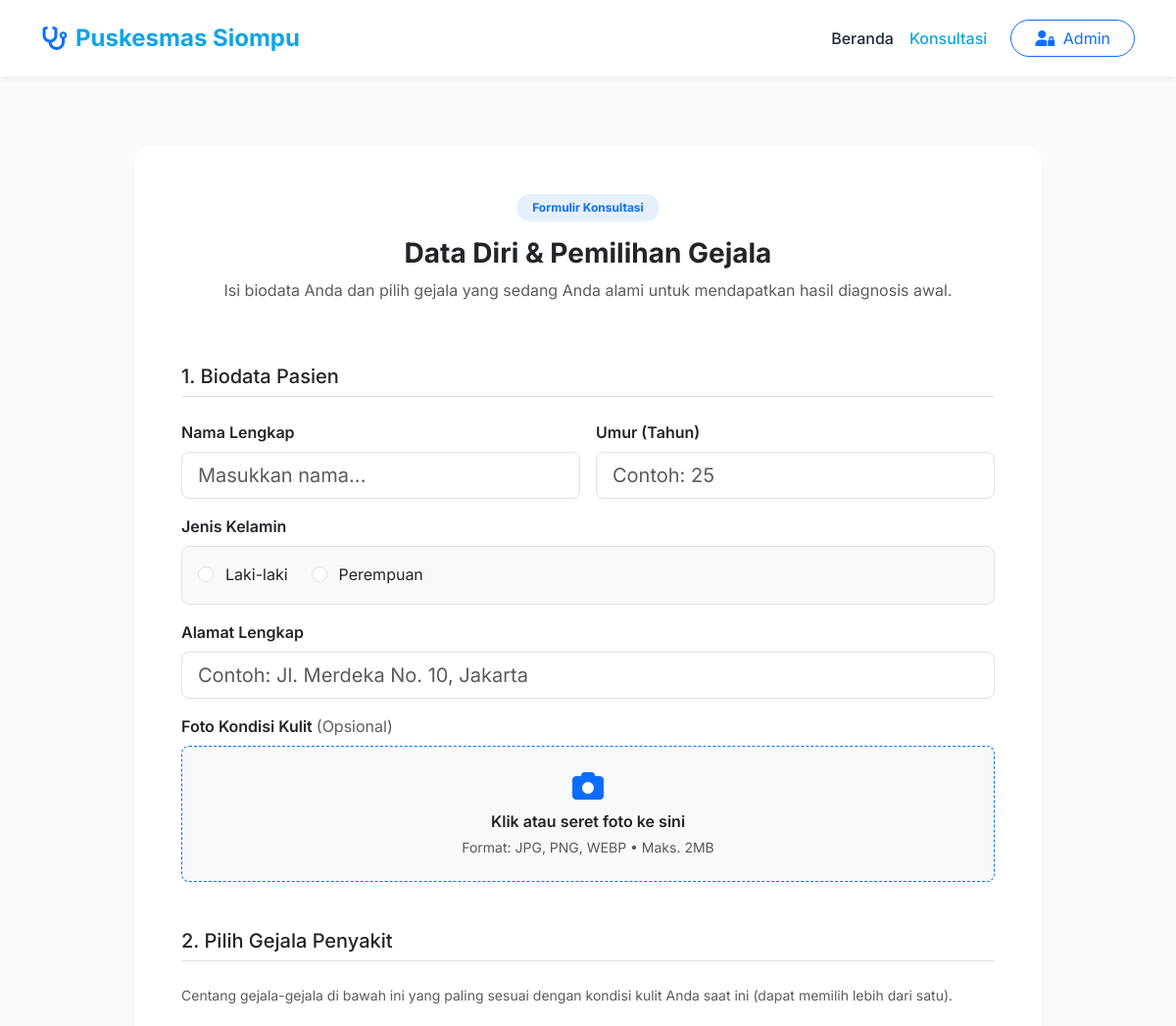
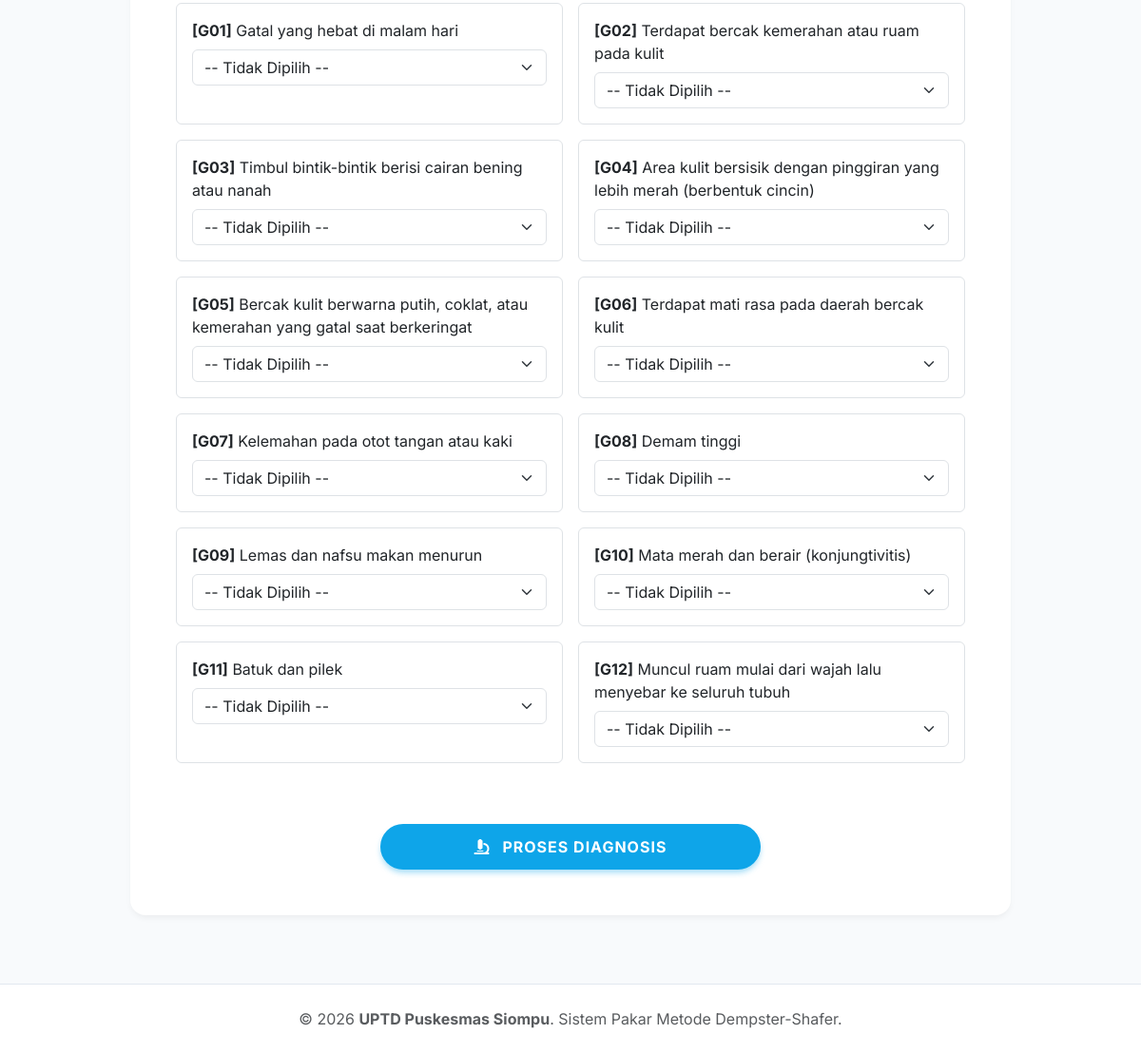
The page /konsultasi.php on the database its author committed (2 pictures, top to bottom).
### tables this page shows
CREATE TABLE `gejala` (
  `kode_gejala` varchar(10) NOT NULL,
  `nama_gejala` varchar(255) NOT NULL,
  PRIMARY KEY (`kode_gejala`)
);

### konsultasi.php (the view, shortened to what this page needs)
<?php
require_once 'includes/header.php';
$query_gejala = "SELECT * FROM gejala ORDER BY kode_gejala ASC";
$result_gejala = mysqli_query($koneksi, $query_gejala);
$gejalaList = [];
while ($row = mysqli_fetch_assoc($result_gejala)) {
    $gejalaList[] = $row;
}
?>
<div class="container py-5">
    <div class="row justify-content-center">
        <div class="col-lg-10">
            <div class="card card-custom p-4 p-md-5">
                <div class="text-center mb-5">
                    <span class="badge bg-primary bg-opacity-10 text-primary mb-3 px-3 py-2 rounded-pill">Formulir Konsultasi</span>
                    <h2 class="fw-bold fs-3 text-dark">Data Diri & Pemilihan Gejala</h2>
                    <p class="text-muted">Isi biodata Anda dan pilih gejala yang sedang Anda alami untuk mendapatkan hasil diagnosis awal.</p>
                </div>
                <form action="hasil.php" method="POST" enctype="multipart/form-data">
                    <h4 class="mb-4 fs-5 border-bottom pb-2">1. Biodata Pasien</h4>
                    <div class="row g-3 mb-5">
                        <div class="col-md-6">
                            <label class="form-label fw-semibold">Nama Lengkap</label>
                            <input type="text" name="nama_pasien" class="form-control form-control-lg" placeholder="Masukkan nama..." required>
                        </div>
                        <div class="col-md-6">
                            <label class="form-label fw-semibold">Umur (Tahun)</label>
                            <input type="number" name="umur" class="form-control form-control-lg" placeholder="Contoh: 25" min="1" max="120" required>
                        </div>
                        <div class="col-md-12">
                            <label class="form-label fw-semibold">Jenis Kelamin</label>
                            <div class="d-flex gap-4 border p-3 rounded-3 bg-light">
                                <div class="form-check cursor-pointer">
                                    <input class="form-check-input mt-1" type="radio" name="jenis_kelamin" id="jl_l" value="Laki-laki" required>
                                    <label class="form-check-label ps-1" for="jl_l" style="cursor: pointer;">Laki-laki</label>
                                </div>
                                <div class="form-check">
                                    <input class="form-check-input mt-1" type="radio" name="jenis_kelamin" id="jl_p" value="Perempuan" required>
                                    <label class="form-check-label ps-1" for="jl_p" style="cursor: pointer;">Perempuan</label>
                                </div>
                            </div>
                        </div>
                        <div class="col-md-12">
                            <label class="form-label fw-semibold">Alamat Lengkap</label>
                            <input type="text" name="alamat" class="form-control form-control-lg" placeholder="Contoh: Jl. Merdeka No. 10, Jakarta" required>
                        </div>
                        <div class="col-md-12">
                            <label class="form-label fw-semibold">Foto Kondisi Kulit <span class="text-muted fw-normal">(Opsional)</span></label>
                            <div class="upload-area border rounded-3 p-4 text-center bg-light position-relative" id="uploadArea" style="cursor: pointer; border-style: dashed !important; border-color: #0d6efd !important;">
                                <div id="uploadPlaceholder">
                                    <i class="fa-solid fa-camera fs-2 text-primary mb-2"></i>
                                    <p class="mb-1 fw-semibold text-dark">Klik atau seret foto ke sini</p>
                                    <p class="text-muted small mb-0">Format: JPG, PNG, WEBP &bull; Maks. 2MB</p>
                                </div>
                            </div>
                        </div>
                    </div>
                    <h4 class="mb-4 fs-5 border-bottom pb-2">2. Pilih Gejala Penyakit</h4>
                    <p class="text-muted mb-4 small">Centang gejala-gejala di bawah ini yang paling sesuai dengan kondisi kulit Anda saat ini (dapat memilih lebih dari satu).</p>
                    <div class="row g-3 mb-5">
                        <?php if (count($gejalaList) > 0): ?>
                            <?php foreach ($gejalaList as $g) : ?>
                                <div class="col-md-6">
                                    <div class="p-3 border rounded h-100 bg-white">
                                        <label class="form-label mb-2 d-block text-dark">
                                            <strong>[<?= $g['kode_gejala']; ?>]</strong> <?= htmlspecialchars($g['nama_gejala']); ?>
                                        </label>
                                        <select name="gejala[<?= $g['kode_gejala']; ?>]" class="form-select symptom-select">
                                            <option value="">-- Tidak Dipilih --</option>
                                        </select>
                                    </div>
                                </div>
                            <?php endforeach; ?>
                        <?php endif; ?>
                    </div>
                    <div class="text-center pt-3">
                        <button type="submit" class="btn btn-primary-custom w-100 text-uppercase" style="max-width: 400px; font-weight: 700; letter-spacing: 1px;">
                            <i class="fa-solid fa-microscope me-2"></i> Proses Diagnosis
                        </button>
                    </div>
                </form>
            </div>
</div>
    </div>
</div>
<?php require_once 'includes/footer.php'; ?>

### includes/header.php (shortened to what this page needs)
<?php
$current_page = basename($_SERVER['PHP_SELF']);
?>
<!DOCTYPE html>
<html lang="id">
<head>
    <link href="https://cdn.jsdelivr.net/npm/bootstrap@5.3.2/dist/css/bootstrap.min.css" rel="stylesheet">
    <link rel="stylesheet" href="https://cdnjs.cloudflare.com/ajax/libs/font-awesome/6.4.2/css/all.min.css">
    <link rel="stylesheet" href="assets/css/style.css">
</head>
<body>
<header class="sticky-top">
    <nav class="navbar navbar-expand-lg py-3">
        <div class="container">
            <a class="navbar-brand" href="index.php">
                <i class="fa-solid fa-stethoscope text-primary"></i> Puskesmas Siompu
            </a>
            <div class="collapse navbar-collapse" id="navbarNav">
                <ul class="navbar-nav ms-auto align-items-center">
                    <li class="nav-item">
                        <a class="nav-link <?= ($current_page == 'index.php') ? 'active' : ''; ?>" href="index.php">Beranda</a>
                    </li>
                    <li class="nav-item">
                        <a class="nav-link <?= ($current_page == 'konsultasi.php' || $current_page == 'hasil.php') ? 'active' : ''; ?>" href="konsultasi.php">Konsultasi</a>
                    </li>
                    <li class="nav-item ms-lg-3 mt-3 mt-lg-0">
                        <a class="btn btn-outline-primary rounded-pill px-4" href="admin/login.php">
                            <i class="fa-solid fa-user-lock me-1"></i> Admin
                        </a>
                    </li>
                </ul>
            </div>
        </div>
    </nav>
</header>
<main class="py-4">

### includes/footer.php (shortened to what this page needs)
</main>
<footer>
    <div class="container text-center text-muted">
        <p class="mb-0">&copy; <?= date("Y"); ?> <strong>UPTD Puskesmas Siompu</strong>. Sistem Pakar Metode Dempster-Shafer.</p>
    </div>
</footer>
</body>
</html>

### assets/css/style.css (style rules this page uses)
:root { --primary-color: #0ea5e9; --primary-hover: #0284c7; --secondary-color: #f8fafc; --text-dark: #1e293b; --text-muted: #64748b; --bg-light: #f8fafc; --danger: #ef4444; }
body { font-family: 'Inter', sans-serif; color: var(--text-dark); background-color: var(--bg-light); display: flex; flex-direction: column; min-height: 100vh; }
header { background-color: #ffffff; box-shadow: 0 4px 6px -1px rgba(0, 0, 0, 0.05); }
.navbar-brand { font-weight: 700; color: var(--primary-color) !important; display: flex; align-items: center; gap: 8px; font-size: 1.5rem; }
.nav-link { font-weight: 500; color: var(--text-dark) !important; transition: all 0.3s ease; }
.nav-link:hover, .nav-link.active { color: var(--primary-color) !important; }
.btn-primary-custom { background-color: var(--primary-color); color: white; padding: 12px 32px; border-radius: 50px; font-weight: 600; border: none; transition: all 0.3s ease; box-shadow: 0 4px 6px -1px rgba(14, 165, 233, 0.4); text-decoration: none; display: inline-block; }
.card-custom { background: #ffffff; border-radius: 16px; border: none; box-shadow: 0 4px 6px -1px rgba(0, 0, 0, 0.05); transition: all 0.3s ease; height: 100%; }
main { flex: 1; }
footer { background-color: #ffffff; border-top: 1px solid #e2e8f0; padding: 24px 0; margin-top: auto; }

### rows shown on the page
gejala: kode_gejala "G01", nama_gejala "Gatal yang hebat di malam hari"
gejala: kode_gejala "G02", nama_gejala "Terdapat bercak kemerahan atau ruam pada kulit"
gejala: kode_gejala "G03", nama_gejala "Timbul bintik-bintik berisi cairan bening atau nanah"
gejala: kode_gejala "G04", nama_gejala "Area kulit bersisik dengan pinggiran yang lebih merah (berbentuk cincin)"
gejala: kode_gejala "G05", nama_gejala "Bercak kulit berwarna putih, coklat, atau kemerahan yang gatal saat berkeringat"
gejala: kode_gejala "G06", nama_gejala "Terdapat mati rasa pada daerah bercak kulit"
gejala: kode_gejala "G07", nama_gejala "Kelemahan pada otot tangan atau kaki"
gejala: kode_gejala "G08", nama_gejala "Demam tinggi"
gejala: kode_gejala "G09", nama_gejala "Lemas dan nafsu makan menurun"
gejala: kode_gejala "G10", nama_gejala "Mata merah dan berair (konjungtivitis)"
gejala: kode_gejala "G11", nama_gejala "Batuk dan pilek"
gejala: kode_gejala "G12", nama_gejala "Muncul ruam mulai dari wajah lalu menyebar ke seluruh tubuh"
